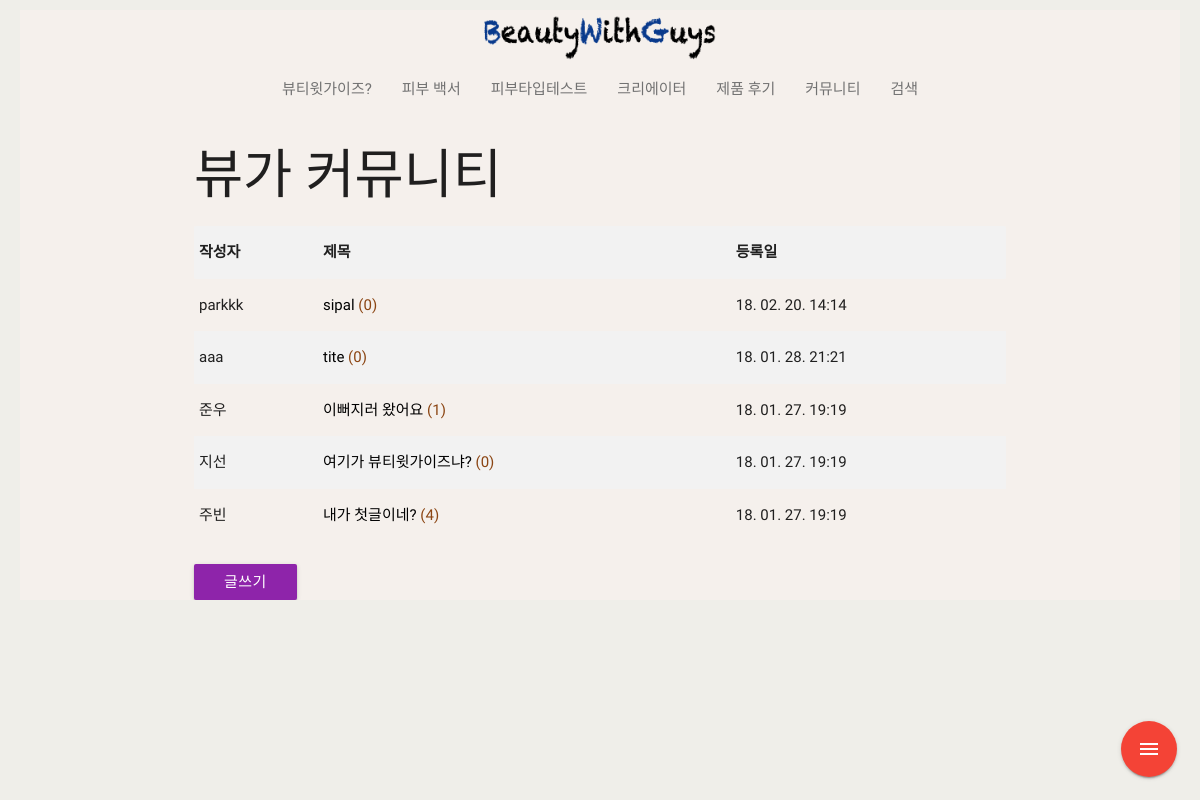
Page /post/ on the earlier database version.
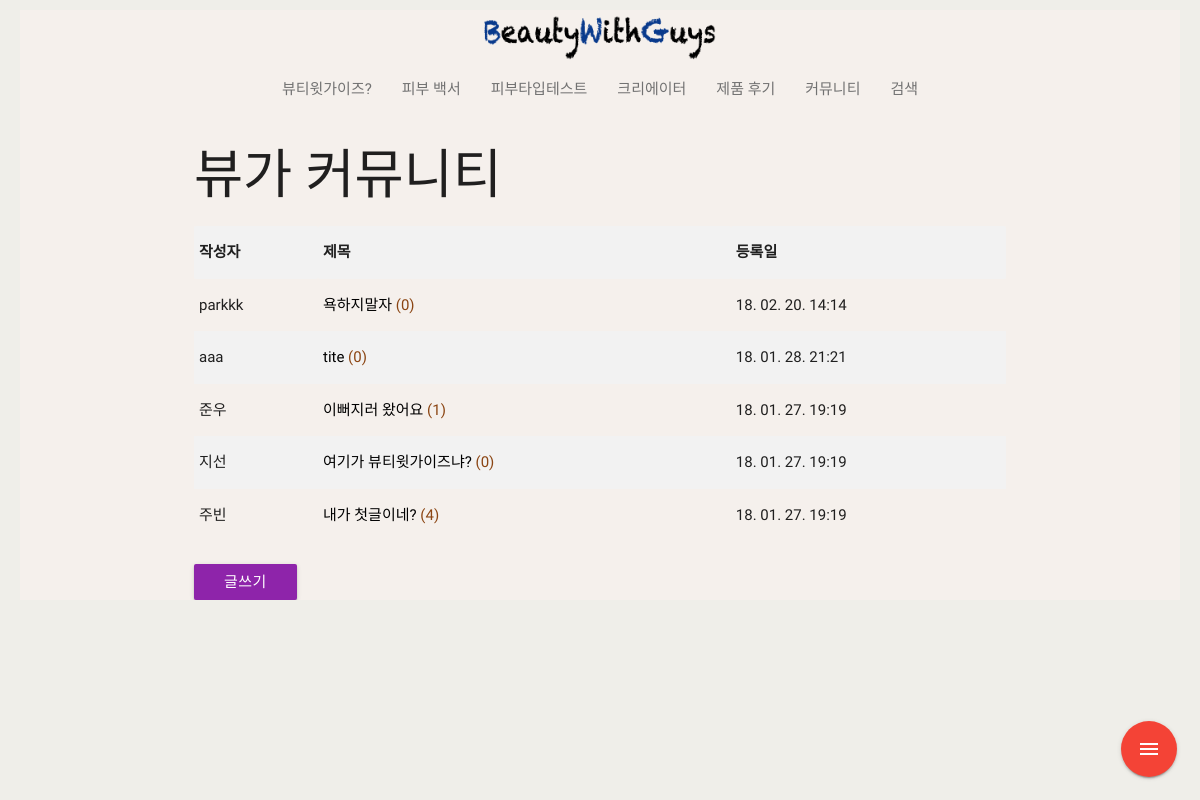
Same page on the later database version.
### post/models.py (models this page shows, shortened)
class Post(models.Model):
    tag = models.ManyToManyField(Tag, blank=True, null=True)
    hashtag = models.CharField(max_length=10)
    user = models.CharField(max_length=20)
    title = models.CharField(max_length=50)
    content = models.TextField()
    created_at = models.DateTimeField(
        auto_now_add=True,
    )
    updated_at = models.DateTimeField(
        auto_now=True,
    )
    file = models.FileField(blank=True)
    photo = models.ImageField(blank=True, upload_to="blog/%Y/%m/%d")

### post/views.py (the view)
# urls.py: path('', views.post_list, name='post_list'),
def post_list(request):
    posts = Post.objects.all().order_by('-pk')
    paginator = Paginator(posts, 15)
    page = request.GET.get('page')
    try:
        posts = paginator.page(page)
    except PageNotAnInteger:
        posts = paginator.page(1)
    except EmptyPage:
        posts = paginator.page(paginator.num_pages)
    ctx = {
        'posts': posts,
    }
    return render(request, 'post/post_list.html', ctx)

### post/templates/post/post_list.html (shortened to what this page needs)
{% extends 'base.html' %}
{% load static %}
{% block content %}
        <h2>뷰가 커뮤니티</h2>
        <table class="striped">
            <tr><th>작성자</th><th>제목</th><th>등록일</th></tr>
            {% for post in posts %}
            <tr>
                <td>{{ post.user }}</td>
                <td><a href = "{% url 'post:post_detail' post.pk %}">
                    <span style="overflow:hidden;">{{ post.title }}</span>
                    <span style="color:saddlebrown;">({{ post.comment_set.count }})</span></a></td>
                <td>{{ post.created_at|date:"y. m. j. G:H" }}</td>
            </tr>
            {% endfor %}
        </table>
<br>
<a href="{% url 'post:post_write' %}"><button class="btn purple darken-1">글쓰기</button></a>
{% endblock %}

Differences in the rows shown:
changed Post "parkkk": title "sipal" → "욕하지말자"
